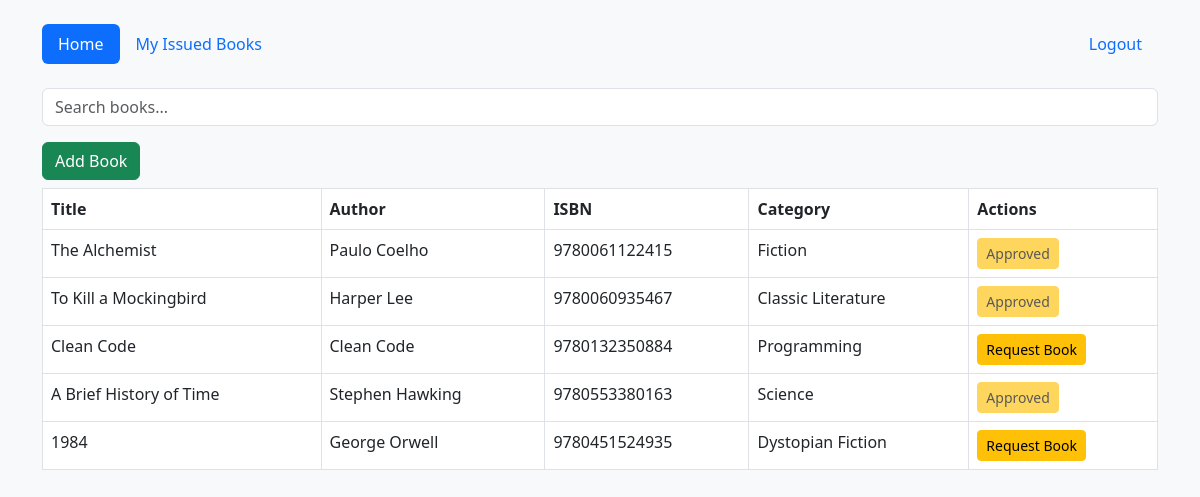
The page / (signed in) on the database its author committed.
### library/models.py (models this page shows, shortened)
class Book(models.Model):
    title = models.CharField(max_length=200)
    author = models.CharField(max_length=200)
    isbn = models.CharField(max_length=20, blank=True, null=True)
    category = models.CharField(max_length=100, blank=True, null=True)
    status = models.CharField(
        max_length=20,
        choices=[('Available', 'Available'), ('Requested', 'Requested'), ('Approved', 'Approved')],
        default='Available'
    )

### library/views.py (the view)
# urls.py: path('', views.book_list, name='book_list'),
@login_required
def book_list(request):
    query = request.GET.get('q')
    if query:
        books = Book.objects.filter(title__icontains=query)
    else:
        books = Book.objects.all()
    user_requests = {}
    if not request.user.is_superuser:
        requests_qs = BookRequest.objects.filter(user=request.user)
        user_requests = {req.book.id: req.status for req in requests_qs}
    return render(request, 'library/book_list.html', {
        'books': books,
        'user_requests': user_requests
    })

### library/templatetags/custom_filters.py (called while the page is built)
@register.filter
def get_item(dictionary, key):
    return dictionary.get(key)

### library/templates/library/book_list.html (shortened to what this page needs)
{% extends 'library/base.html' %}
{% load custom_filters %}
{% block content %}
<form method="get" class="mb-3">
    <input type="text" name="q" placeholder="Search books..." class="form-control" value="{{ request.GET.q }}">
</form>
<a href="{% url 'add_book' %}" class="btn btn-success mb-2">Add Book</a>
<table class="table table-bordered">
    <tr>
        <th>Title</th>
        <th>Author</th>
        <th>ISBN</th>
        <th>Category</th>
        <th>Actions</th>
    </tr>
    {% for book in books %}
    <tr>
        <td>{{ book.title }}</td>
        <td>{{ book.author }}</td>
        <td>{{ book.isbn }}</td>
        <td>{{ book.category }}</td>
        <td>
            {% if user.is_superuser %}
                <a href="{% url 'edit_book' book.id %}" class="btn btn-primary btn-sm">Edit</a>
                <a href="{% url 'delete_book' book.id %}" class="btn btn-danger btn-sm">Delete</a>
            {% else %}
                {% with status=user_requests|get_item:book.id %}
                    <form action="{% url 'request_book' book.id %}" method="post">
                        <button class="btn btn-warning btn-sm"
                                {% if status == "Pending" or status == "Approved" %}disabled{% endif %}>
                            {% if status == "Pending" %}Requested{% elif status == "Approved" %}Approved{% else %}Request Book{% endif %}
                        </button>
                    </form>
                {% endwith %}
            {% endif %}
        </td>
    </tr>
    {% endfor %}
</table>
{% endblock %}

### library/templates/library/base.html (shortened to what this page needs)
<!DOCTYPE html>
<html lang="en">
<head>
    <link href="https://cdn.jsdelivr.net/npm/bootstrap@5.3.0/dist/css/bootstrap.min.css" rel="stylesheet">
</head>
<body class="bg-light">
<div class="container mt-4">
    {% if user.is_authenticated %}
        {% if request.path != '/login/' and request.path != '/register/' %}
            <nav class="mb-4">
                <ul class="nav nav-pills">
                    {% if user.is_staff %}
                        <li class="nav-item">
                            <a class="nav-link {% if request.path == '/' %}active{% endif %}" href="{% url 'book_list' %}">Home</a>
                        </li>
                        <li class="nav-item">
                            <a class="nav-link {% if request.path == '/members/' %}active{% endif %}" href="{% url 'member_list' %}">Registered Users</a>
                        </li>
                        <li class="nav-item">
                            <a class="nav-link {% if request.path == '/issue/' %}active{% endif %}" href="{% url 'issue_book' %}">Issue Book</a>
                        </li>
                        <li class="nav-item">
                            <a class="nav-link {% if request.path == '/issued/' %}active{% endif %}" href="{% url 'issued_books' %}">Issued Books</a>
                        </li>
                        <li class="nav-item">
                            <a class="nav-link {% if request.path == '/book-requests/' %}active{% endif %}" href="{% url 'book_requests_list' %}">Book Requests</a>
                        </li>
                        <li class="nav-item">
                            <a class="nav-link {% if request.path == '/add/' %}active{% endif %}" href="{% url 'add_book' %}">Add Book</a>
                        </li>
                        <li class="nav-item ms-auto">
                            <a class="nav-link" href="{% url 'logout' %}">Logout</a>
                        </li>
                    {% else %}
                        <li class="nav-item">
                            <a class="nav-link {% if request.path == '/' %}active{% endif %}" href="{% url 'book_list' %}">Home</a>
                        </li>
                        <li class="nav-item">
                            <a class="nav-link {% if request.path == '/my-issued/' %}active{% endif %}" href="{% url 'my_issued_books' %}">My Issued Books</a>
                        </li>
                        <li class="nav-item ms-auto">
                            <a class="nav-link" href="{% url 'logout' %}">Logout</a>
                        </li>
                    {% endif %}
                </ul>
            </nav>
        {% endif %}
    {% endif %}
    {% block content %}
    {% endblock %}
</div>
</body>
</html>

### rows shown on the page
Book: title "The Alchemist", author "Paulo Coelho", isbn "9780061122415", category "Fiction", shows "Approved"
Book: title "To Kill a Mockingbird", author "Harper Lee", isbn "9780060935467", category "Classic Literature", shows "Approved"
Book: title "Clean Code", author "Clean Code", isbn "9780132350884", category "Programming", shows "Request Book"
Book: title "A Brief History of Time", author "Stephen Hawking", isbn "9780553380163", category "Science", shows "Approved"
Book: title "1984", author "George Orwell", isbn "9780451524935", category "Dystopian Fiction", shows "Request Book"
